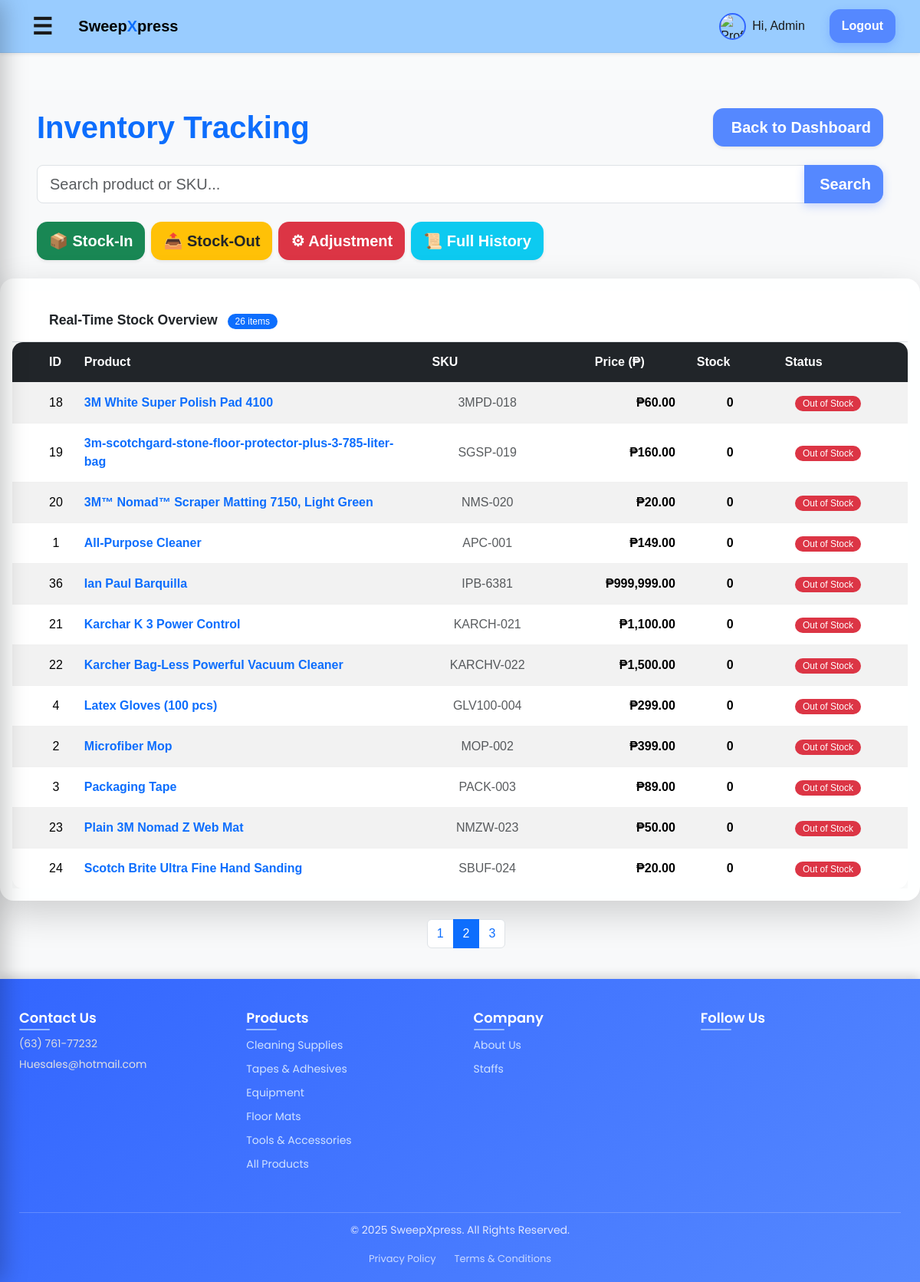
/admin/inventory.php?page=2 (signed in), run on an earlier commit of the app's database.
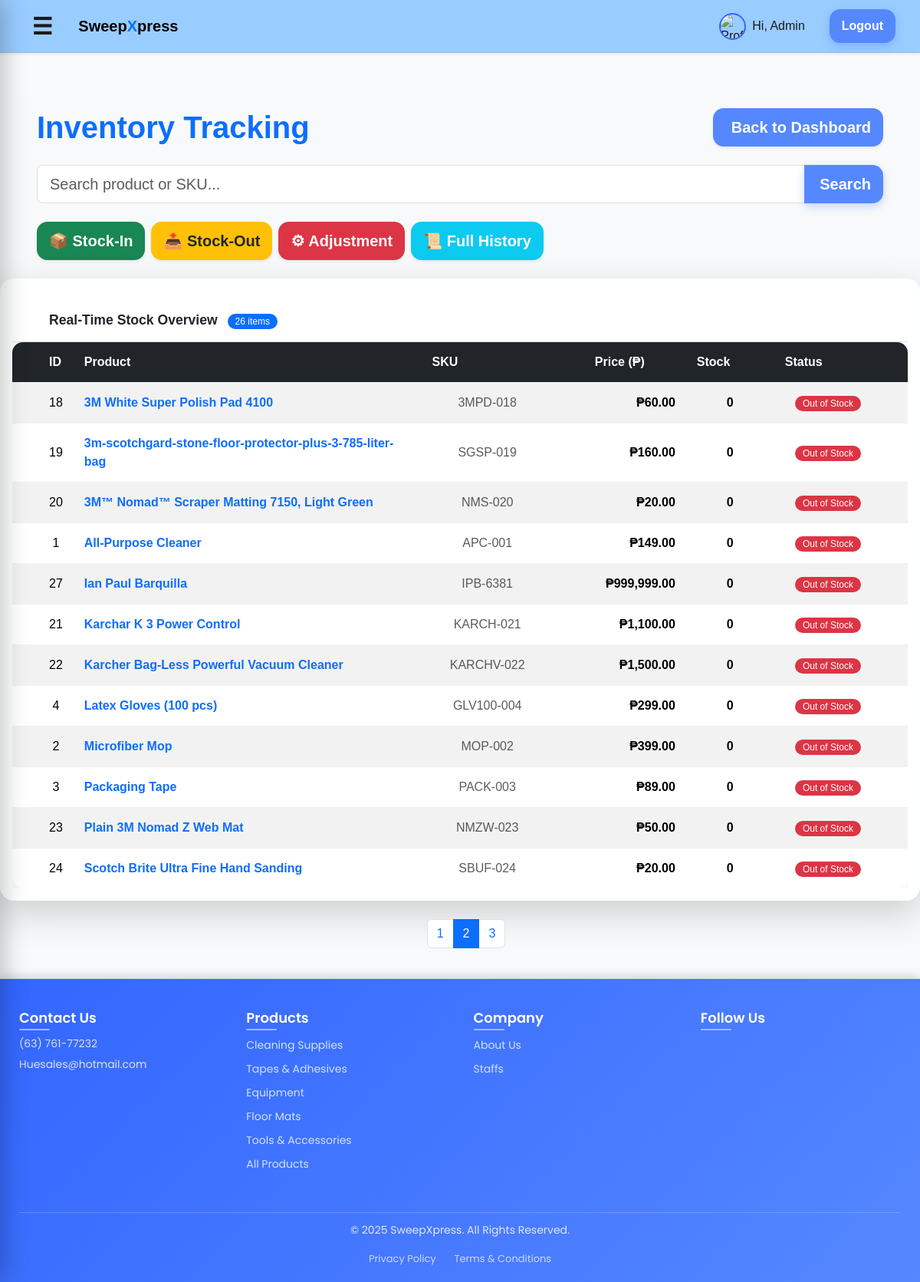
And on a later commit of the database.
### tables this page shows
CREATE TABLE `products` (
  `id` int(11) NOT NULL,
  `name` varchar(160) NOT NULL,
  `category` varchar(100) DEFAULT NULL,
  `sku` varchar(100) DEFAULT NULL,
  `description` text DEFAULT NULL,
  `price` decimal(10,2) NOT NULL DEFAULT 0.00,
  `image` varchar(255) DEFAULT NULL,
  `image_path` varchar(255) DEFAULT NULL,
  `created_at` timestamp NOT NULL DEFAULT current_timestamp(),
  `stock` int(11) NOT NULL DEFAULT 0,
  `updated_at` timestamp NULL DEFAULT NULL
);

### admin/inventory.php (the view, shortened to what the changed rows need)
<?php
require_once __DIR__ . '/../includes/header.php';
$limit = 12;
$page = max(1, (int)($_GET['page'] ?? 1));
$offset = ($page - 1) * $limit;
$search = trim($_GET['search'] ?? '');
$sql = "SELECT p.id, p.name, COALESCE(p.sku,'') AS sku, COALESCE(p.price,0) AS price,
         IFNULL(SUM(i.quantity),0) AS real_stock
         FROM products p
         LEFT JOIN inventory i ON i.product_id = p.id
         " . ($search ? "WHERE p.name LIKE :s OR p.sku LIKE :s" : "") . "
         GROUP BY p.id
         ORDER BY p.name ASC
         LIMIT :limit OFFSET :offset";
$stmt = $pdo->prepare($sql);
$stmt->bindValue(':limit', $limit, PDO::PARAM_INT);
$stmt->bindValue(':offset', $offset, PDO::PARAM_INT);
$stmt->execute();
$products = $stmt->fetchAll(PDO::FETCH_ASSOC);
$countSql = "SELECT COUNT(*) FROM products " . ($search ? "WHERE name LIKE :s OR sku LIKE :s" : "");
$countStmt = $pdo->prepare($countSql);
if ($search) $countStmt->execute([':s'=>"%$search%"]); else $countStmt->execute();
$totalProducts = $countStmt->fetchColumn();
$totalPages = max(1, ceil($totalProducts / $limit));
?>
<div class="container-fluid min-vh-100 bg-light px-0 py-4">
    <div class="d-flex justify-content-between align-items-center mb-4 px-4 px-lg-5">
        <h1 class="display-6 fw-bold text-primary mb-0">Inventory Tracking</h1>
    </div>
    <div class="card shadow-lg border-0 w-100">
        <div class="card-body p-0">
            <div class="table-responsive">
                <table class="table table-striped table-hover align-middle mb-0">
                    <thead class="table-dark text-center">
                        <tr>
                            <th scope="col" class="ps-4 ps-lg-5" style="width: 5%;">ID</th>
                            <th scope="col" style="width: 40%;">Product</th>
                            <th scope="col" style="width: 15%;">SKU</th>
                            <th scope="col" style="width: 15%;" class="text-center">Price (₱)</th>
                            <th scope="col" style="width: 10%;">Stock</th>
                            <th scope="col" style="width: 15%;" class="pe-4 pe-lg-5">Status</th>
                        </tr>
                    </thead>
                    <tbody>
                    <?php if (!$products): ?>
                        <tr><td colspan="6" class="text-center py-5">No products found matching your criteria.</td></tr>
                    <?php else: foreach ($products as $p):
                        $stock = (int)$p['real_stock'];
                        $statusText = 'In Stock';
                        $statusClass = 'bg-success text-white';
                        if ($stock == 0) {
                            $statusText = 'Out of Stock';
                            $statusClass = 'bg-danger text-white';
                        } elseif ($stock <= 10) {
                            $statusText = 'Low Stock';
                            $statusClass = 'bg-warning text-white';
                        }
                    ?>
                        <tr class="product-row" onclick="window.location.href='product_history.php?product_id=<?php echo $p['id']; ?>'" style="cursor: pointer;">
                            <td class="text-center ps-4 ps-lg-5"><?php echo $p['id']; ?></td>
                            <td class="fw-bold text-primary"><?php echo htmlspecialchars($p['name']); ?></td>
                            <td class="text-center text-muted"><?php echo htmlspecialchars($p['sku']); ?></td>
                            <td class="text-end fw-bold">₱<?php echo number_format($p['price'],2); ?></td>
                            <td class="text-center fw-bold"><?php echo $stock; ?></td>
                            <td class="text-center pe-4 pe-lg-5">
                                <span class="badge <?php echo $statusClass; ?>">
                                    <?php echo $statusText; ?>
                                </span>
                            </td>
                        </tr>
                        <?php endforeach; endif; ?>
                    </tbody>
                </table>
            </div>
        </div>
    </div>
    <nav class="mt-4 px-4 px-lg-5">
        <ul class="pagination justify-content-center">
            <?php for ($i=1; $i<=$totalPages; $i++):
                $queryString = '?page=' . $i;
            ?>
                <li class="page-item <?php echo $i==$page?'active':''; ?>">
                    <a class="page-link" href="inventory.php<?php echo $queryString; ?>"><?php echo $i; ?></a>
                </li>
            <?php endfor; ?>
        </ul>
    </nav>
</div>

What changed in the data, as far as the page shows it:
removed products: id "36", name "Ian Paul Barquilla", sku "IPB-6381", price "999,999.00", stock "0", statusText "Out of Stock"
added products: id "27", name "Ian Paul Barquilla", sku "IPB-6381", price "999,999.00", stock "0", statusText "Out of Stock"
